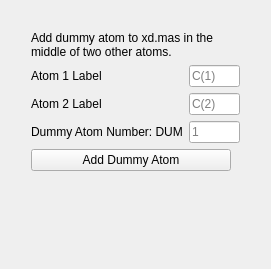
            <widget class="QWidget" name="page_3">
             <property name="geometry">
              <rect>
               <x>0</x>
               <y>0</y>
               <width>271</width>
               <height>269</height>
              </rect>
             </property>
             <attribute name="label">
              <string>Add dummy atom</string>
             </attribute>
             <layout class="QGridLayout" name="gridLayout_15">
              <item row="0" column="0">
               <layout class="QVBoxLayout" name="verticalLayout_6">
                <property name="leftMargin">
                 <number>20</number>
                </property>
                <property name="topMargin">
                 <number>20</number>
                </property>
                <property name="rightMargin">
                 <number>20</number>
                </property>
                <property name="bottomMargin">
                 <number>20</number>
                </property>
                <item>
                 <widget class="QLabel" name="dumLab">
                  <property name="layoutDirection">
                   <enum>Qt::LeftToRight</enum>
                  </property>
                  <property name="text">
                   <string>Add dummy atom to xd.mas in the middle of two other atoms.</string>
                  </property>
                  <property name="textFormat">
                   <enum>Qt::AutoText</enum>
                  </property>
                  <property name="scaledContents">
                   <bool>false</bool>
                  </property>
                  <property name="alignment">
                   <set>Qt::AlignLeading|Qt::AlignLeft|Qt::AlignVCenter</set>
                  </property>
                  <property name="wordWrap">
                   <bool>true</bool>
                  </property>
                 </widget>
                </item>
                <item>
                 <layout class="QHBoxLayout" name="horizontalLayout_10">
                  <item>
                   <layout class="QVBoxLayout" name="verticalLayout_3">
                    <item>
                     <widget class="QLabel" name="Atom1Lab">
                      <property name="text">
                       <string>Atom 1 Label</string>
                      </property>
                     </widget>
                    </item>
                    <item>
                     <widget class="QLabel" name="Atom2Lab">
                      <property name="text">
                       <string>Atom 2 Label</string>
                      </property>
                     </widget>
                    </item>
                    <item>
                     <widget class="QLabel" name="Atom2Lab_2">
                      <property name="text">
                       <string>Dummy Atom Number: DUM</string>
                      </property>
                     </widget>
                    </item>
                   </layout>
                  </item>
                  <item>
                   <layout class="QVBoxLayout" name="verticalLayout_5">
                    <item>
                     <widget class="QLineEdit" name="Atom1">
                      <property name="maximumSize">
                       <size>
                        <width>100</width>
                        <height>16777215</height>
                       </size>
                      </property>
                      <property name="text">
                       <string/>
                      </property>
                      <property name="placeholderText">
                       <string>C(1)</string>
                      </property>
                     </widget>
                    </item>
                    <item>
                     <widget class="QLineEdit" name="Atom2">
                      <property name="maximumSize">
                       <size>
                        <width>100</width>
                        <height>16777215</height>
                       </size>
                      </property>
                      <property name="text">
                       <string/>
                      </property>
                      <property name="placeholderText">
                       <string>C(2)</string>
                      </property>
                     </widget>
                    </item>
                    <item>
                     <widget class="QLineEdit" name="DUMnum">
                      <property name="maximumSize">
                       <size>
                        <width>100</width>
                        <height>16777215</height>
                       </size>
                      </property>
                      <property name="text">
                       <string/>
                      </property>
                      <property name="placeholderText">
                       <string>1</string>
                      </property>
                     </widget>
                    </item>
                   </layout>
                  </item>
                  <item>
                   <spacer name="horizontalSpacer_10">
                    <property name="orientation">
                     <enum>Qt::Horizontal</enum>
                    </property>
                    <property name="sizeHint" stdset="0">
                     <size>
                      <width>40</width>
                      <height>20</height>
                     </size>
                    </property>
                   </spacer>
                  </item>
                 </layout>
                </item>
                <item>
                 <widget class="QPushButton" name="dumBut">
                  <property name="maximumSize">
                   <size>
                    <width>200</width>
                    <height>16777215</height>
                   </size>
                  </property>
                  <property name="text">
                   <string>Add Dummy Atom</string>
                  </property>
                 </widget>
                </item>
                <item>
                 <widget class="QLabel" name="addDUMLab">
                  <property name="text">
                   <string/>
                  </property>
                  <property name="textInteractionFlags">
                   <set>Qt::LinksAccessibleByMouse|Qt::TextSelectableByKeyboard</set>
                  </property>
                 </widget>
                </item>
                <item>
                 <spacer name="verticalSpacer_6">
                  <property name="orientation">
                   <enum>Qt::Vertical</enum>
                  </property>
                  <property name="sizeHint" stdset="0">
                   <size>
                    <width>20</width>
                    <height>40</height>
                   </size>
                  </property>
                 </spacer>
                </item>
               </layout>
              </item>
             </layout>
            </widget>
